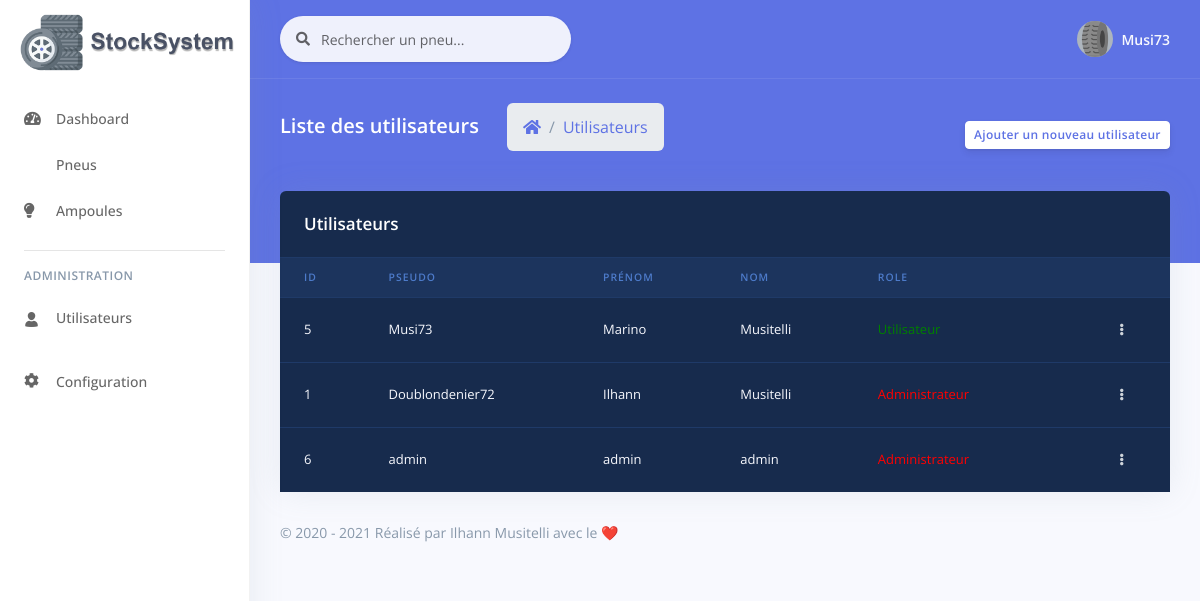
Page /user.php (signed in) on the committed database.
### tables this page shows
CREATE TABLE IF NOT EXISTS `users` (
  `id` int(11) NOT NULL AUTO_INCREMENT,
  `name` varchar(50) DEFAULT NULL,
  `surname` varchar(50) DEFAULT NULL,
  `username` text,
  `role` text,
  `password` varchar(50) DEFAULT NULL,
  KEY `Index 1` (`id`)
);

### user.php (the view, shortened to what this page needs)
<?php
include('configuration/include.php');
?>
<!DOCTYPE html>
<html>
<head>
  <link rel="stylesheet" href="assets/vendor/nucleo/css/nucleo.css" type="text/css">
  <link rel="stylesheet" href="assets/vendor/@fortawesome/fontawesome-free/css/all.min.css" type="text/css">
  <link rel="stylesheet" href="assets/css/argon.css?v=1.2.0" type="text/css">
  <link rel="stylesheet" href="https://pro.fontawesome.com/releases/v5.10.0/css/all.css"/>
</head>
<body>
  <?php include("includes/sidebar.php") ?>
    <?php include("includes/navbar.php") ?>
    <div class="header bg-primary pb-6">
      <div class="container-fluid">
        <div class="header-body">
          <div class="row align-items-center py-4">
            <div class="col-lg-6 col-7">
              <h6 class="h2 text-white d-inline-block mb-0">Liste des utilisateurs</h6>
              <nav aria-label="breadcrumb" class="d-none d-md-inline-block ml-md-4">
                <ol class="breadcrumb breadcrumb-links breadcrumb-dark">
                  <li class="breadcrumb-item"><a href="dashboard.php"><i class="fas fa-home"></i></a></li>
                  <li class="breadcrumb-item avtive"><a href="#">Utilisateurs</a></li>
                </ol>
              </nav>
            </div>
            <div class="col-lg-6 col-5 text-right">
              <button data-toggle="modal" data-target="#adduser" class="btn btn-sm btn-neutral">Ajouter un nouveau utilisateur</button>
            </div>
          </div>
        </div>
      </div>
    </div>
    <div class="container-fluid mt--6">
      <div class="row">
        <div class="col">
          <div class="card bg-default shadow">
            <div class="card-header bg-transparent border-0">
              <h3 class="text-white mb-0">Utilisateurs</h3>
            </div>
            <div class="table-responsive">
              <table class="table align-items-center table-dark table-flush">
                <thead class="thead-dark">
                  <tr>
                    <th scope="col">id</th>
                    <th scope="col">Pseudo</th>
                    <th scope="col">Prénom</th>
                    <th scope="col">Nom</th>
                    <th scope="col">Role</th>
                    <th scope="col"></th>
                  </tr>
                </thead>
                <tbody class="list">
                  <?php
                  if(isset($_GET['search']) AND !empty($_GET['search'])) {
                    $search = htmlspecialchars($_GET['search']);
                    $users = $bdd->query('SELECT * FROM users WHERE name LIKE "%'.$search.'%"');
                    $users = $users->fetchAll();
                    $userscount = count($users);
                    if ($userscount == 0)  {
                        $erreur = '<h3 style="color: white;">&nbsp;&nbsp;Aucun résultats trouvé</h3>';
                    }
                    }else{
                      $users = $bdd->query('SELECT * FROM users');
                      $users = $users->fetchAll();
                    }
                  foreach($users as $u){
                  ?>
                <tr>
                    <td>
                      <?= $u['id'] ?>
                    </td>
                    <td>
                      <?= $u['username'] ?>
                    </td>
                    <td>
                      <?= $u['name'] ?>
                    </td>
                    <td>
                      <?= $u['surname'] ?>
                    </td>
                    <td>
                      <span><?php if(($u['role']) == 3) echo '<span style="color:red;">Administrateur</span>' ?><?php if(($u['role']) == 0) echo '<span style="color:green;">Utilisateur</span>' ?></span>
                    </td>
                    <td class="text-right">
                      <div class="dropdown">
                        <a class="btn btn-sm btn-icon-only text-light" href="#" role="button" data-toggle="dropdown" aria-haspopup="true" aria-expanded="false">
                          <i class="fas fa-ellipsis-v"></i>
                        </a>
                      </div>
                    </td>
                  <?php } ?>
                </tbody>
              </table>
            </div>
          </div>
        </div>
      </div>
      <?php include("includes/footer.php") ?>
    </div>
  </div>
</body>
</html>

### rows in the picture
users: id "5", username "Musi73", name "Marino", surname "Musitelli", role "Utilisateur"
users: id "1", username "Doublondenier72", name "Ilhann", surname "Musitelli", role "Administrateur"
users: id "6", username "admin", name "admin", surname "admin", role "Administrateur"

### other values in the picture
$_SESSION['username'] "Musi73"
